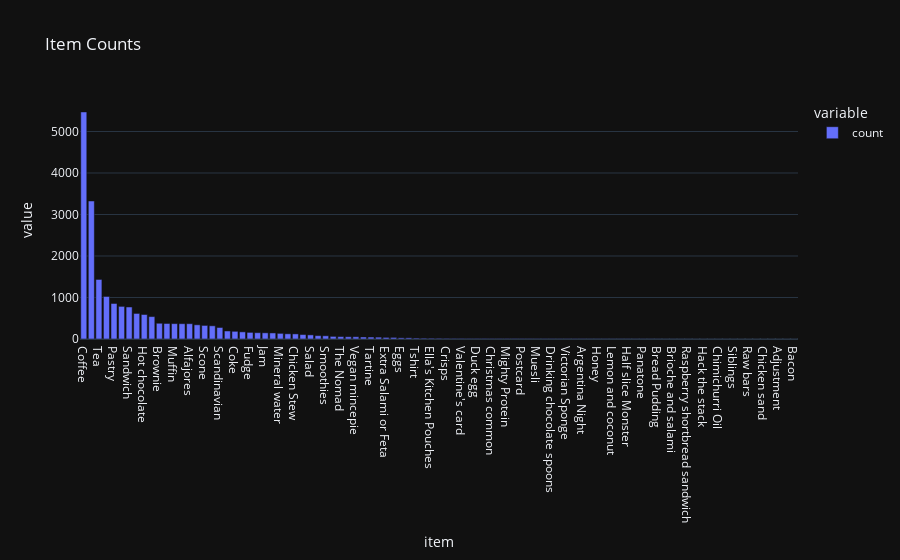

The cell this chart's notebook holds for it:
### Markdown cell above
#### All Items

### Code cell
px.bar(pos['item'].value_counts(), template='plotly_dark', title='Item Counts')

### Figure 1 — Plotly figure (JSON) as saved in the notebook; plotly's stock layout.template omitted (floating-point values rounded to 4 significant figures)
{"data": [{"alignmentgroup": "True", "hovertemplate": "variable=count<br>item=%{x}<br>value=%{y}<extra></extra>", "legendgroup": "count", "marker": {"color": "#636efa", "pattern": {"shape": ""}}, "name": "count", "offsetgroup": "count", "orientation": "v", "showlegend": true, "textposition": "auto", "type": "bar", "x": ["Coffee", "Bread", "Tea", "Cake", "Pastry", "NONE", "Sandwich", "Medialuna", "Hot chocolate", "Cookies", "Brownie", "Farm House", "Muffin", "Juice", "Alfajores", "Soup", "Scone", "Toast", "Scandinavian", "Truffles", "Coke", "Spanish Brunch", "Fudge", "Baguette", "Jam", "Tiffin", "Mineral water", "Jammie Dodgers", "Chicken Stew", "Hearty & Seasonal", "Salad", "Frittata", "Smoothies", "Keeping It Local", "The Nomad", "Focaccia", "Vegan mincepie", "Bakewell", "Tartine", "Afternoon with the baker", "Extra Salami or Feta", "Art Tray", "Eggs", "Granola", "Tshirt", "My-5 Fruit Shoot", "Ella's Kitchen Pouches", "Vegan Feast", "Crisps", "Dulce de Leche", "Valentine's card", "Kids biscuit", "Duck egg", "Pick and Mix Bowls", "Christmas common", "Tacos/Fajita", "Mighty Protein", "Chocolates", "Postcard", "Gingerbread syrup", "Muesli", "Nomad bag", "Drinking chocolate spoons ", "Coffee granules ", "Victorian Sponge", "Empanadas", "Argentina Night", "Crepes", "Honey", "Pintxos", "Lemon and coconut", "Basket", "Half slice Monster ", "Bare Popcorn", "Panatone", "Mortimer", "Bread Pudding", "Cherry me Dried fruit", "Brioche and salami", "Caramel bites", "Raspberry shortbread sandwich", "Fairy Doors", "Hack the stack", "Bowl Nic Pitt", "Chimichurri Oil", "Spread", "Siblings", "Gift voucher", "Raw bars", "Polenta", "Chicken sand", "The BART", "Adjustment", "Olum & polenta", "Bacon"], "xaxis": "x", "y": [5471, 3325, 1435, 1025, 856, 786, 771, 616, 590, 540, 379, 374, 370, 369, 369, 342, 327, 318, 277, 193, 185, 172, 159, 152, 149, 146, 136, 125, 123, 107, 99, 81, 77, 63, 58, 54, 54, 48, 47, 44, 38, 38, 28, 28, 21, 18, 17, 16, 14, 13, 13, 12, 12, 12, 11, 11, 11, 10, 10, 9, 8, 8, 8, 7, 7, 7, 7, 6, 6, 6, 6, 6, 6, 5, 5, 5, 4, 3, 3, 3, 3, 2, 2, 2, 2, 2, 2, 1, 1, 1, 1, 1, 1, 1, 1], "yaxis": "y"}], "layout": {"barmode": "relative", "legend": {"title": {"text": "variable"}, "tracegroupgap": 0}, "title": {"text": "Item Counts"}, "xaxis": {"anchor": "y", "domain": [0, 1], "title": {"text": "item"}}, "yaxis": {"anchor": "x", "domain": [0, 1], "title": {"text": "value"}}}}
